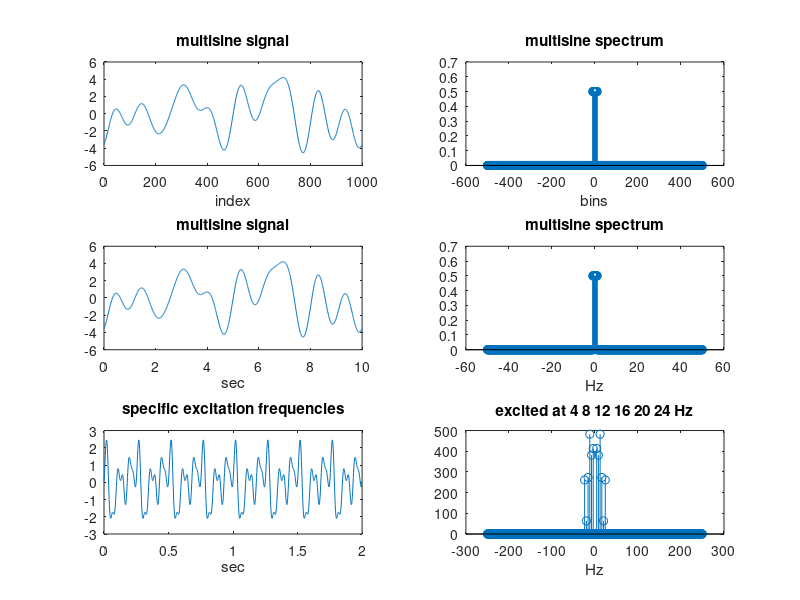

The MATLAB source for this figure:
%% Author : Mohamad Saab

%% Task 0.3.1
N = 1000;
n = 0:N-1;
k = 10;
Am = ones(1,k);
phase = 2*pi*rand(k,1);
m = (1:k).';

x = Am*cos(2*pi*m*n/N +phase); %multiply column by row to save not r by c
subplot(3,2,1);plot(n,x);title('multisine signal');xlabel('index');

% checking if perfect reconstruction is satified by plotting DFT
X = 1/N * fftshift(fft(x,N));
faxis_bins = -N/2:1:N/2 -1;
subplot(3,2,2);stem(faxis_bins,abs(X));title('multisine spectrum');xlabel('bins');

%% Task 0.3.2
fs = 100;
faxis_Hz = fs/N * faxis_bins;
subplot(3,2,4);stem(faxis_Hz,abs(X));title('multisine spectrum');xlabel('Hz');

Ts = 1/fs;
t_axis = n*Ts;
subplot(3,2,3);plot(t_axis,x);title('multisine signal');xlabel('sec');


%% Task 0.3.3
fexcitation = [4 8 12 16 20 24].';
N = 1000; n=0:N-1;
fs = 500;
Ts = 1/fs;
t = n*Ts;
Am = rand(1,length(fexcitation));
phase = 2*pi*rand(length(fexcitation),1);
y = Am*cos(2*pi*fexcitation*n*Ts + phase);
subplot(3,2,5);plot(t,y);title('specific excitation frequencies');xlabel('sec');

Y = fftshift(fft(y,N));
faxis_Hz = fs/N * (-N/2:1:N/2 -1);
subplot(3,2,6);stem(faxis_Hz, abs(Y));title('excited at 4 8 12 16 20 24 Hz');xlabel('Hz');




